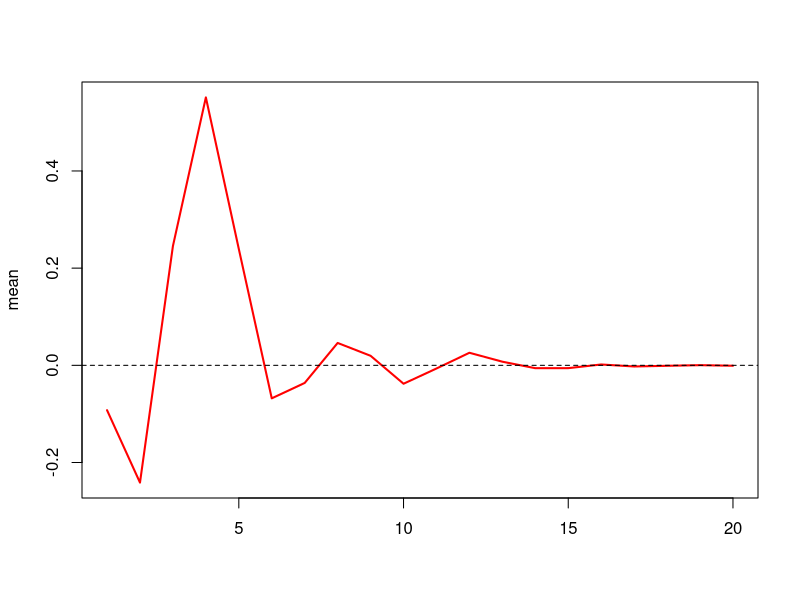
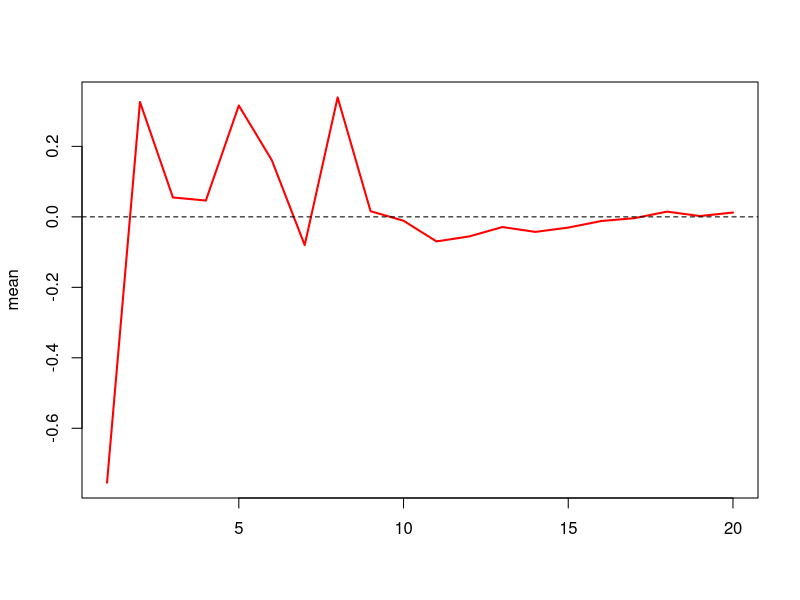
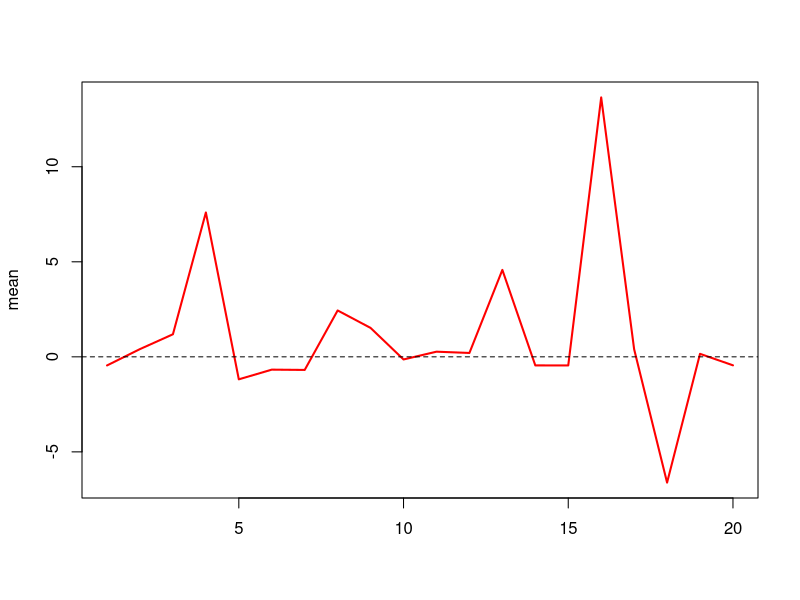

These figures' R source, in order:
## ---- chunk 1

sample_mean = function( n, distribution ){
  if (distribution == "normal"){ y = rnorm( n ) } 
  else if (distribution == "t2") {y = rt(n, 2) }
  else if (distribution == "cauchy") {y = rcauchy(n) }
  return( mean(y) )
}
## ---- chunk 2
LLN_plot = function(distribution){
  
  y_bar = rep(0, length(NN) )
  
  for ( i in 1:length(NN)){
    n = NN[i]
    y_bar[i] = sample_mean(n, distribution)
  }
  
  plot(y_bar, type = "l", col = "red", ylab = "mean", xlab = "", lwd = 2)
  abline(h = 0, lty = 2)
  return(y_bar)
}
## ---- chunk 3
NN = 2^(1:20)

LLN_plot("normal")

LLN_plot("t2")

LLN_plot("cauchy")
